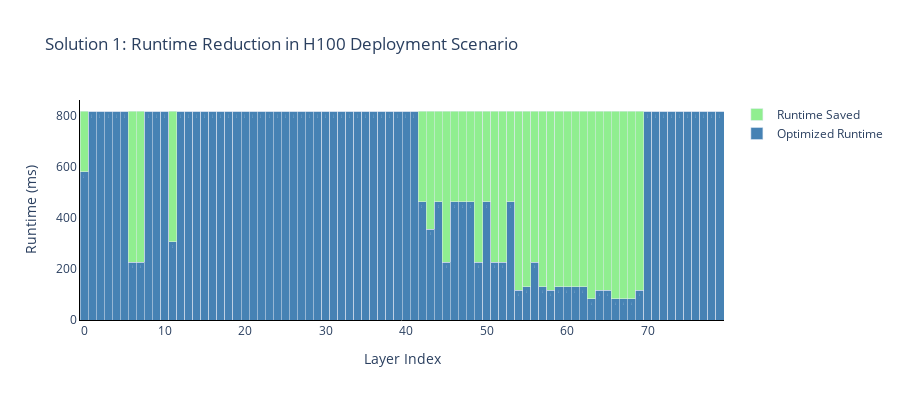

This figure's notebook cell:
### Markdown cell above
### Visualizing Runtime Reduction

Let's visualize how the MIP solution affects the runtime across different layers compared to the parent model:

### Code cell
df1 = visualize_runtime_reduction(solution1, block_library, parent_block_stats, 
                                  "Solution 1: Runtime Reduction in H100 Deployment Scenario")

### Figure 1 — Plotly figure (JSON) as saved in the notebook; plotly's stock layout.template omitted (floating-point values rounded to 4 significant figures)
{"data": [{"hovertemplate": "Layer %{x}<br>Runtime: %{y:.1f} ms<br>%{text}% of parent<extra></extra>", "marker": {"color": "steelblue"}, "name": "Optimized Runtime", "text": ["71", "100", "100", "100", "100", "100", "28", "28", "100", "100", "100", "37", "100", "100", "100", "100", "100", "100", "100", "100", "100", "100", "100", "100", "100", "100", "100", "100", "100", "100", "100", "100", "100", "100", "100", "100", "100", "100", "100", "100", "100", "100", "57", "43", "57", "28", "57", "57", "57", "28", "57", "28", "28", "57", "14", "16", "28", "16", "14", "16", "16", "16", "16", "10", "14", "14", "10", "10", "10", "14", "100", "100", "100", "100", "100", "100", "100", "100", "100", "100"], "textfont": {"size": 8}, "textposition": "inside", "texttemplate": "%{text}%", "type": "bar", "x": [0, 1, 2, 3, 4, 5, 6, 7, 8, 9, 10, 11, 12, 13, 14, 15, 16, 17, 18, 19, 20, 21, 22, 23, 24, 25, 26, 27, 28, 29, 30, 31, 32, 33, 34, 35, 36, 37, 38, 39, 40, 41, 42, 43, 44, 45, 46, 47, 48, 49, 50, 51, 52, 53, 54, 55, 56, 57, 58, 59, 60, 61, 62, 63, 64, 65, 66, 67, 68, 69, 70, 71, 72, 73, 74, 75, 76, 77, 78, 79], "y": [580.2, 817.0, 817.0, 817.0, 817.0, 817.0, 226.3, 226.3, 817.0, 817.0, 817.0, 306.2, 817.0, 817.0, 817.0, 817.0, 817.0, 817.0, 817.0, 817.0, 817.0, 817.0, 817.0, 817.0, 817.0, 817.0, 817.0, 817.0, 817.0, 817.0, 817.0, 817.0, 817.0, 817.0, 817.0, 817.0, 817.0, 817.0, 817.0, 817.0, 817.0, 817.0, 463.2, 354.7, 463.2, 226.3, 463.2, 463.2, 463.2, 226.3, 463.2, 226.3, 226.3, 463.2, 115.9, 130.4, 226.3, 130.4, 115.9, 130.4, 130.4, 130.4, 130.4, 83.98, 115.9, 115.9, 83.98, 83.98, 83.98, 115.9, 817.0, 817.0, 817.0, 817.0, 817.0, 817.0, 817.0, 817.0, 817.0, 817.0]}, {"hovertemplate": "Layer %{x}<br>Saved: %{y:.1f} ms<extra></extra>", "marker": {"color": "lightgreen"}, "name": "Runtime Saved", "type": "bar", "x": [0, 1, 2, 3, 4, 5, 6, 7, 8, 9, 10, 11, 12, 13, 14, 15, 16, 17, 18, 19, 20, 21, 22, 23, 24, 25, 26, 27, 28, 29, 30, 31, 32, 33, 34, 35, 36, 37, 38, 39, 40, 41, 42, 43, 44, 45, 46, 47, 48, 49, 50, 51, 52, 53, 54, 55, 56, 57, 58, 59, 60, 61, 62, 63, 64, 65, 66, 67, 68, 69, 70, 71, 72, 73, 74, 75, 76, 77, 78, 79], "y": [236.8, 0.0, 0.0, 0.0, 0.0, 0.0, 590.6, 590.6, 0.0, 0.0, 0.0, 510.8, 0.0, 0.0, 0.0, 0.0, 0.0, 0.0, 0.0, 0.0, 0.0, 0.0, 0.0, 0.0, 0.0, 0.0, 0.0, 0.0, 0.0, 0.0, 0.0, 0.0, 0.0, 0.0, 0.0, 0.0, 0.0, 0.0, 0.0, 0.0, 0.0, 0.0, 353.8, 462.3, 353.8, 590.6, 353.8, 353.8, 353.8, 590.6, 353.8, 590.6, 590.6, 353.8, 701.1, 686.6, 590.6, 686.6, 701.1, 686.6, 686.6, 686.6, 686.6, 733.0, 701.1, 701.1, 733.0, 733.0, 733.0, 701.1, 0.0, 0.0, 0.0, 0.0, 0.0, 0.0, 0.0, 0.0, 0.0, 0.0]}], "layout": {"bargap": 0, "barmode": "stack", "height": 400, "paper_bgcolor": "white", "plot_bgcolor": "white", "showlegend": true, "title": {"text": "Solution 1: Runtime Reduction in H100 Deployment Scenario"}, "xaxis": {"dtick": 10, "linecolor": "black", "linewidth": 1, "showgrid": false, "title": {"text": "Layer Index"}, "zeroline": true}, "yaxis": {"gridcolor": "lightgray", "linecolor": "black", "linewidth": 1, "showgrid": true, "title": {"text": "Runtime (ms)"}, "zeroline": true}}}
